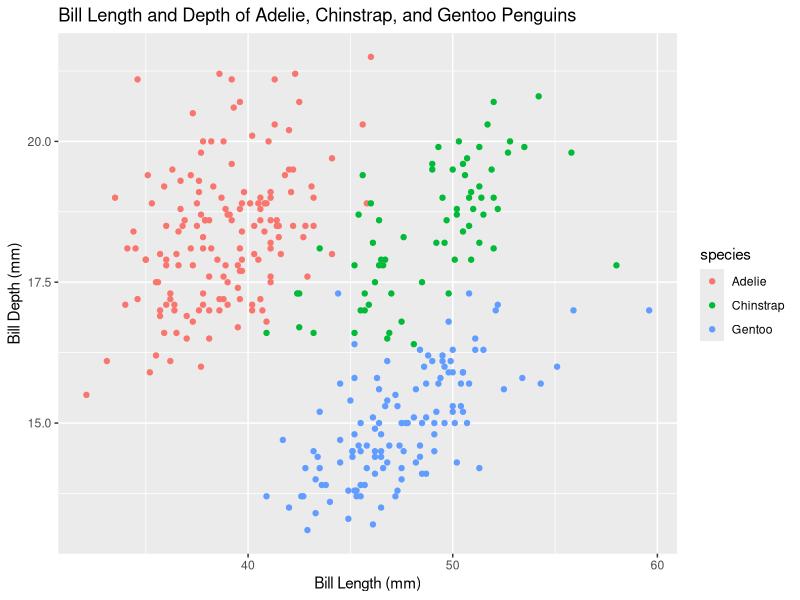

Generate this figure with R:
## ---- chunk 1
#see code chunk here
## ---- chunk 2
#| warning: false 
#warning: false is typed here but you canʻt see it in the output file 

#this prevents warnings from printing for this chunk only, if you want to apply it to the whole doc, add it to the very top
## ---- chunk 3
# In your prose (not a code chunk), write:
# backtick + r + space + expression + backtick, not apostrophe!!

# Examples:
# The dataset has `nrow(penguins)` rows.
# The mean is `round(mean(x, na.rm = TRUE), 1)`.
# Analysis run on `Sys.Date()`.
## ---- chunk 4
#load libaries
library(palmerpenguins)
library(tidyverse)
## ---- chunk 5
pplot <- ggplot(penguins,
                mapping = aes(x=bill_length_mm, y=bill_depth_mm, color=species)) +
  geom_point() +
  labs(x="Bill Length (mm)", y="Bill Depth (mm)", title = "Bill Length and Depth of Adelie, Chinstrap, and Gentoo Penguins")

 
## ---- chunk 6
#| label: fig-penguin-bill
#| fig-cap: "Bill length vs Bill depth for three penguin species"
#| echo: false

ggplot(penguins, 
       mapping = aes(x=bill_length_mm, y=bill_depth_mm, color=species)) +
  geom_point() +
  labs(x="Bill Length (mm)", y="Bill Depth (mm)", title = "Bill Length and Depth of Adelie, Chinstrap, and Gentoo Penguins")

## ---- chunk 7
#| label: tbl-penguin-means
#| tbl-cap: "Mean bill length by species."

library(kableExtra)

penguins |>
  group_by(species) |>
  summarise(mean_bill = mean(bill_length_mm, na.rm = TRUE)) |>
  kbl()
